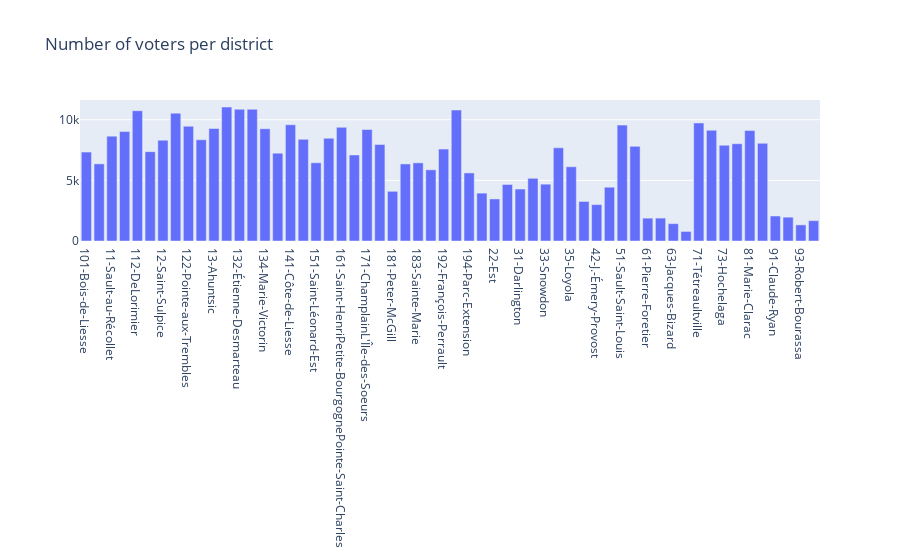

Notebook code cell kept with this figure:
### Code cell
import pandas as pd
import plotly.graph_objs as go

df = pd.read_csv('https://raw.githubusercontent.com/plotly/datasets/master/election.csv')
df = df.melt(id_vars=['district', 'total', 'winner', 'result', 'district_id'],
value_vars=['Coderre', 'Bergeron', 'Joly'], var_name='candidate', value_name='votes')
voters_per_district = df.groupby('district')['votes'].sum().reset_index()

fig = go.Figure([go.Bar(x=voters_per_district['district'], y=voters_per_district['votes'])])
fig.update_layout(title='Number of voters per district')
fig.show()

### Figure 1 — Plotly figure (JSON) as saved in the notebook; plotly's stock layout.template omitted (floating-point values rounded to 4 significant figures)
{"data": [{"type": "bar", "x": ["101-Bois-de-Liesse", "102-Cap-Saint-Jacques", "11-Sault-au-Récollet", "111-Mile-End", "112-DeLorimier", "113-Jeanne-Mance", "12-Saint-Sulpice", "121-La Pointe-aux-Prairies", "122-Pointe-aux-Trembles", "123-Rivière-des-Prairies", "13-Ahuntsic", "131-Saint-Édouard", "132-Étienne-Desmarteau", "133-Vieux-Rosemont", "134-Marie-Victorin", "14-Bordeaux-Cartierville", "141-Côte-de-Liesse", "142-Norman-McLaren", "151-Saint-Léonard-Est", "152-Saint-Léonard-Ouest", "161-Saint-HenriPetite-BourgognePointe-Saint-Charles", "162-Saint-PaulÉmard", "171-ChamplainL'Île-des-Soeurs", "172-Desmarchais-Crawford", "181-Peter-McGill", "182-Saint-Jacques", "183-Sainte-Marie", "191-Saint-Michel", "192-François-Perrault", "193-Villeray", "194-Parc-Extension", "21-Ouest", "22-Est", "23-Centre", "31-Darlington", "32-Côte-des-Neiges", "33-Snowdon", "34-Notre-Dame-de-Grâce", "35-Loyola", "41-du Canal", "42-J.-Émery-Provost", "43-Fort-Rolland", "51-Sault-Saint-Louis", "52-Cecil-P.-Newman", "61-Pierre-Foretier", "62-Denis-Benjamin-Viger", "63-Jacques-Bizard", "64-Sainte-Geneviève", "71-Tétreaultville", "72-MaisonneuveLongue-Pointe", "73-Hochelaga", "74-Louis-Riel", "81-Marie-Clarac", "82-Ovide-Clermont", "91-Claude-Ryan", "92-Joseph-Beaubien", "93-Robert-Bourassa", "94-Jeanne-Sauvé"], "y": [7334, 6363, 8650, 9030, 10747, 7370, 8316, 10546, 9465, 8351, 9282, 11050, 10867, 10866, 9259, 7247, 9587, 8385, 6454, 8479, 9378, 7096, 9200, 7956, 4099, 6357, 6445, 5872, 7583, 10802, 5615, 3951, 3469, 4663, 4287, 5172, 4687, 7688, 6125, 3263, 3003, 4438, 9560, 7809, 1887, 1889, 1432, 789, 9737, 9135, 7900, 8025, 9111, 8060, 2062, 1965, 1330, 1678]}], "layout": {"autosize": true, "title": {"text": "Number of voters per district"}, "xaxis": {"autorange": true, "range": [-0.5, 57.5], "type": "category"}, "yaxis": {"autorange": true, "range": [0, 11630.0], "type": "linear"}}}
